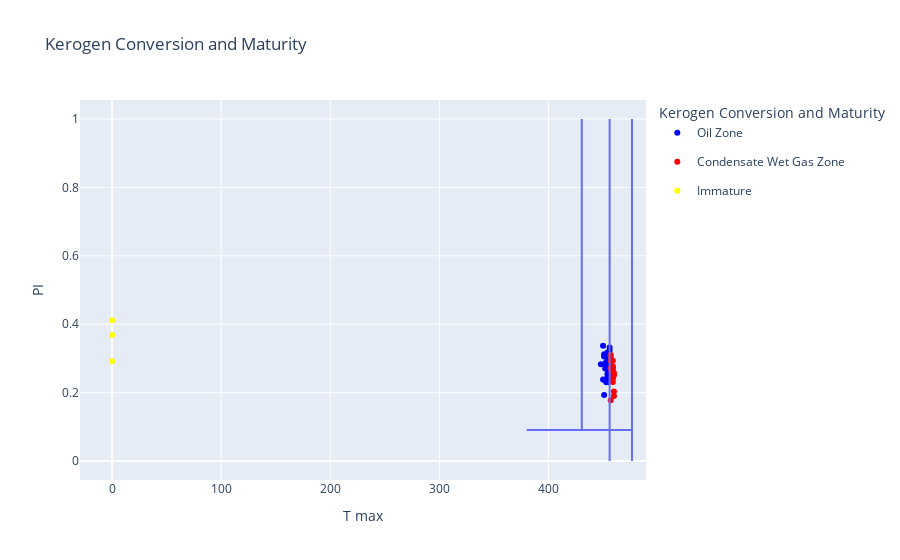

Source (notebook cell):
### Code cell
kerogen_conversion_maturity_plot( FEE_BI_307, KEROGEN_TYPE_CONVERSION_I)

### Figure 1 — Plotly figure (JSON) as saved in the notebook; plotly's stock layout.template omitted (floating-point values rounded to 4 significant figures)
{"data": [{"hovertemplate": "<b>%{hovertext}</b><br><br>color=Oil Zone<br>x=%{x}<br>y=%{y}<extra></extra>", "hovertext": [9037, 9078.0, 9128.0, 9142, 9218, 9334.0, 9372.0, 9398, 9658.0, 9664.0, 9718.0, 9726, 9732.0, 9740, 9952.0, 9962.0, 9972.0, 9996.0, 10030.0, 10030.0, 10170.0, 10300.0, 10340.0, 10350.0, 10350.0, 10360.0, 10370.0, 10374, 10377, 10380.0, 10390.0], "legendgroup": "Oil Zone", "marker": {"color": "blue", "symbol": "circle"}, "mode": "markers", "name": "Oil Zone", "orientation": "v", "showlegend": true, "type": "scatter", "x": [453, 450, 451, 452, 448, 451, 453, 450, 454, 454, 451, 452, 453, 456, 454, 455, 452, 456, 455, 455, 455, 454, 456, 454, 455, 456, 456, 455, 454, 454, 456], "xaxis": "x", "y": [0.2302, 0.2383, 0.1931, 0.2353, 0.2829, 0.3122, 0.2895, 0.3367, 0.2383, 0.2444, 0.3056, 0.2704, 0.2708, 0.2669, 0.3172, 0.2971, 0.2848, 0.323, 0.2639, 0.2898, 0.2307, 0.2738, 0.2988, 0.2544, 0.2406, 0.3316, 0.2563, 0.2577, 0.2699, 0.3067, 0.2639], "yaxis": "y"}, {"hovertemplate": "<b>%{hovertext}</b><br><br>color=Condensate Wet Gas Zone<br>x=%{x}<br>y=%{y}<extra></extra>", "hovertext": [9487, 9938.0, 9956.0, 9966.0, 9976.0, 9980.0, 9986.0, 9990.0, 10000.0, 10000.0, 10010.0, 10020.0, 10280.0, 10290.0, 10310.0, 10320.0, 10330.0], "legendgroup": "Condensate Wet Gas Zone", "marker": {"color": "red", "symbol": "circle"}, "mode": "markers", "name": "Condensate Wet Gas Zone", "orientation": "v", "showlegend": true, "type": "scatter", "x": [459, 457, 457, 459, 460, 460, 459, 457, 460, 459, 458, 457, 460, 457, 459, 457, 459], "xaxis": "x", "y": [0.2931, 0.31, 0.2927, 0.2767, 0.2031, 0.2505, 0.2669, 0.271, 0.2574, 0.2414, 0.2594, 0.2718, 0.1904, 0.1779, 0.2736, 0.3057, 0.2308], "yaxis": "y"}, {"hovertemplate": "<b>%{hovertext}</b><br><br>color=Immature<br>x=%{x}<br>y=%{y}<extra></extra>", "hovertext": [9610.0, 9684.0, 9853], "legendgroup": "Immature", "marker": {"color": "yellow", "symbol": "circle"}, "mode": "markers", "name": "Immature", "orientation": "v", "showlegend": true, "type": "scatter", "x": [0, 0, 0], "xaxis": "x", "y": [0.2917, 0.4118, 0.3684], "yaxis": "y"}, {"hovertemplate": "x=%{x}<br>y=%{y}<extra></extra>", "legendgroup": "", "line": {"color": "#636efa", "dash": "solid"}, "marker": {"symbol": "circle"}, "mode": "lines", "name": "", "orientation": "v", "showlegend": false, "type": "scatter", "x": [380, 476.5, null, null, null, null, null, null], "xaxis": "x", "y": [0.09081, 0.09081, null, null, null, null, null, null], "yaxis": "y"}, {"hovertemplate": "x=%{x}<br>y=%{y}<extra></extra>", "legendgroup": "", "line": {"color": "#636efa", "dash": "solid"}, "marker": {"symbol": "circle"}, "mode": "lines", "name": "", "orientation": "v", "showlegend": false, "type": "scatter", "x": [430.5, 430.5, null, null, null, null, null, null], "xaxis": "x", "y": [0.09081, 1, null, null, null, null, null, null], "yaxis": "y"}, {"hovertemplate": "x=%{x}<br>y=%{y}<extra></extra>", "legendgroup": "", "line": {"color": "#636efa", "dash": "solid"}, "marker": {"symbol": "circle"}, "mode": "lines", "name": "", "orientation": "v", "showlegend": false, "type": "scatter", "x": [456.0, 456.0, null, null, null, null, null, null], "xaxis": "x", "y": [0, 1, null, null, null, null, null, null], "yaxis": "y"}, {"hovertemplate": "x=%{x}<br>y=%{y}<extra></extra>", "legendgroup": "", "line": {"color": "#636efa", "dash": "solid"}, "marker": {"symbol": "circle"}, "mode": "lines", "name": "", "orientation": "v", "showlegend": false, "type": "scatter", "x": [476.5, 476.5, null, null, null, null, null, null], "xaxis": "x", "y": [0, 1, null, null, null, null, null, null], "yaxis": "y"}], "layout": {"legend": {"title": {"text": "Kerogen Conversion and Maturity"}}, "title": {"text": "Kerogen Conversion and Maturity"}, "xaxis": {"title": {"text": "T max"}}, "yaxis": {"title": {"text": "PI"}}}}
